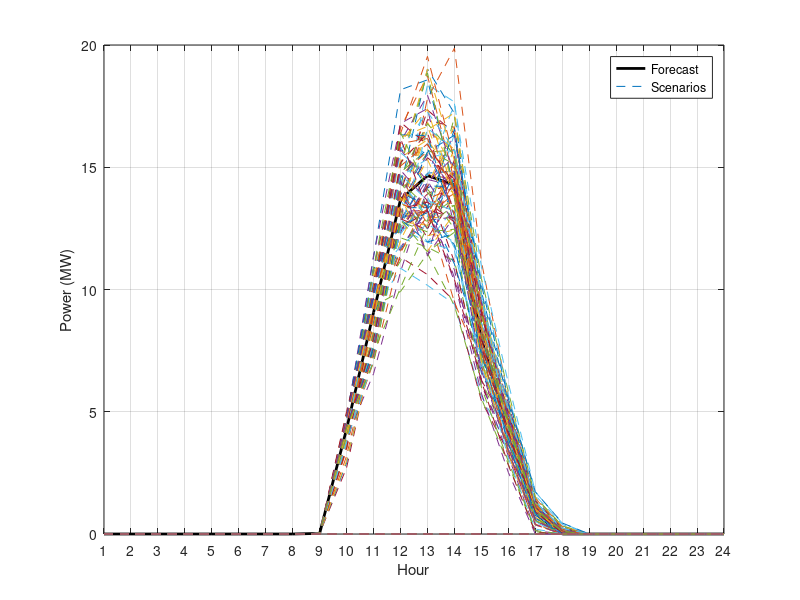

MATLAB code to generate this figure:
%%%%%%%%%%%%%%%%%%%%%%%%%%%%%%%%%%%%%%%%%%%%%%%%%%%%%%%%%%%%%%%%%%%%%%%%%%%
% Paper Zagreb 2025
% PV Scenario Generation - Set 3
%%%%%%%%%%%%%%%%%%%%%%%%%%%%%%%%%%%%%%%%%%%%%%%%%%%%%%%%%%%%%%%%%%%%%%%%%%%
% Authors: Álvaro García Cerezo, Petra Miljan, Hrvoje Pandžić
%%%%%%%%%%%%%%%%%%%%%%%%%%%%%%%%%%%%%%%%%%%%%%%%%%%%%%%%%%%%%%%%%%%%%%%%%%%
% I generate scenarios of PV production using the scenarios from set 1 as
% input data. In particular, I generate X scenarios for each scenario from
% set 1.

clear;
close all;
clc;

numScenarios = 4; % Number of scenarios generated for each scenario from 
% set 1

% Load the input data.
load('results_set1_pvScenarios.mat','scenariosProd1');

forecastProdOriginal = [0; 0; 0; 0; 0; 0; 0; 0; 0.024865; 4.3018; 9.0652; 13.681; ...
                   14.658; 14.278; 7.9838; 4.2282; 0.8303; 0.00021938; ...
                   0; 0; 0; 0; 0; 0];

relativeDeviation = 0.05;  % 0.1 = 10% of relative deviation
numHours = size(scenariosProd1,1); % Number of hours of each scenario
varH = 0.5; % dependence with respect to the deviation in the previous hour

scenariosProd = zeros(numHours, numScenarios);
scenariosProd3 = zeros(numHours, size(scenariosProd1,2)*numScenarios);

for it = 1:size(scenariosProd1,1)

    forecastProd = scenariosProd1(:,it);
    
    for i = 1:numScenarios
        for j = 1:numHours
            if forecastProd(j) == 0
                scenariosProd(j, i) = 0;
            else
                noise = relativeDeviation .* forecastProd(j) .* randn(1, 1);
                if j == 1
                    scenarioProd = forecastProd(j) + noise;
                else
                    scenarioProd = forecastProd(j) + noise + varH*( scenariosProd(j-1,i)-forecastProd(j-1) );
                end
                scenarioProd(scenarioProd < 0) = 0;  % Prevent negative values
                scenariosProd(j, i) = scenarioProd;
            end
        end
    end

    scenariosProd3(:,1+numScenarios*(it-1):numScenarios*it) = scenariosProd;

end

figure;
plot(1:numHours, forecastProdOriginal, 'k', 'LineWidth', 2); hold on;
plot(1:numHours, scenariosProd3(:, :), '--');  
xlabel('Hour');
ylabel('Power (MW)');
legend('Forecast', 'Scenarios');
axis([1 24 0 20]);
grid on;
set(gcf, 'Position', [100 100 800 400])
xticks(1:24);

% I save the results.
save('results_set3_pvScenarios','scenariosProd3');

% Save the results in a gms file.

% Open the file in which I will write the results.
fid = fopen('data_set3.gms', 'w');

% Check if the file was opened correctly.
if fid == -1
    error('The GMS file could not be created.');
end

fprintf(fid, 'Parameter ResRIBmaxSet3(t,s) Actual available production of RES (MW)\n');
fprintf(fid, '/\n');
[t, s] = size(scenariosProd3);
for i = 1:t
    for j = 1:s
        fprintf(fid, '  t%d.s%d %g\n', i, j, scenariosProd3(i,j));
    end
end
fprintf(fid, '/;\n');

% Close the file.
fclose(fid);

disp('GMS file was created correctly.');
